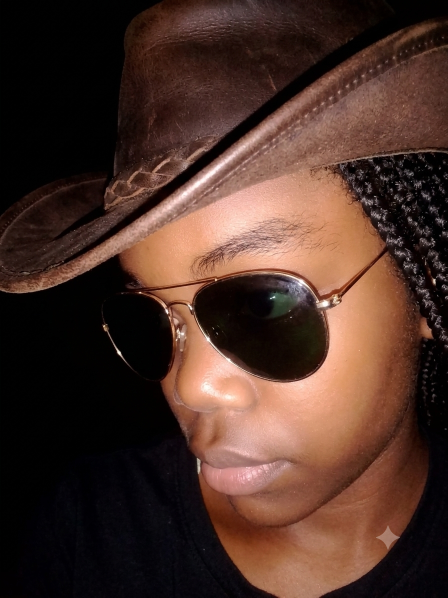
#> input picture assets/Suzana/1788291764533.png, 896 x 1195 px (shown at 1/2 size); its folder holds 4 pictures in this run
$ python build-suzana-assets.py
#> lines starting #> are read from the running program, lines starting #| are printed output that depends on the picture
#!/usr/bin/env python3
"""Gera miniaturas e o manifesto das fotos em assets/Suzana.

Requer Pillow e, para HEIC, pillow-heif:
    python3 -m pip install pillow pillow-heif
    python3 scripts/build-suzana-assets.py

- Todas as fotos ganham uma versão JPG web (1600px) em assets/Suzana/_web/.
- Todas ganham miniatura em assets/Suzana/_thumbs/.
- js/suzana-assets.js e assets/Suzana/manifest.json são reescritos.
"""

from __future__ import annotations

import json
from pathlib import Path

from PIL import Image, ImageOps

try:
    import pillow_heif

    pillow_heif.register_heif_opener()
#> (this line was passed over: pillow_heif is not available in this run)
except ImportError:
    pillow_heif = None

ROOT = Path(__file__).resolve().parent.parent
SRC = ROOT / "assets" / "Suzana"
THUMBS = SRC / "_thumbs"
WEB = SRC / "_web"
MANIFEST_JSON = SRC / "manifest.json"
MANIFEST_JS = ROOT / "js" / "suzana-assets.js"

IMAGE_EXTS = {".jpg", ".jpeg", ".png", ".webp", ".gif", ".avif", ".heic", ".heif"}
HEIC_EXTS = {".heic", ".heif"}
CREAM = (247, 241, 236)


def flatten(image: Image.Image) -> Image.Image:
    if image.mode in ("RGBA", "LA") or (
        image.mode == "P" and "transparency" in image.info
    ):
        rgba = image.convert("RGBA")
        canvas = Image.new("RGB", rgba.size, CREAM)
        canvas.paste(rgba, mask=rgba.getchannel("A"))
        return canvas
    return image.convert("RGB")


def build_one(source: Path) -> dict | None:
    name = source.name
    stem = source.stem
    suffix = source.suffix.lower()
    try:
        with Image.open(source) as opened:
#> opened is the input picture: PIL image 896x1195 RGB; mean R, G, B 75.9, 50, 40.7
            image = ImageOps.exif_transpose(opened)
            image.load()
            width, height = image.size
#> width = 896; height = 1195

            thumb = image.copy()
            thumb.thumbnail((400, 400), Image.Resampling.LANCZOS)
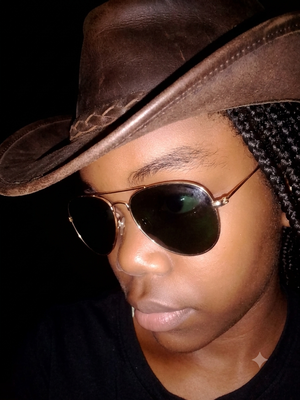
#> thumb: PIL image 300x400 RGB; mean R, G, B 75.8, 50, 40.7
            thumb = flatten(thumb)
            thumb_path = THUMBS / f"{stem}.jpg"
            thumb.save(thumb_path, "JPEG", quality=82, optimize=True)

            web = image.copy()
            web.thumbnail((1600, 1600), Image.Resampling.LANCZOS)
            web_path = WEB / f"{stem}.jpg"
            flatten(web).save(web_path, "JPEG", quality=82, optimize=True)
            src = web_path

        return {
            "name": name,
            "src": src.relative_to(ROOT).as_posix(),
            "thumb": thumb_path.relative_to(ROOT).as_posix(),
            "w": width,
            "h": height,
        }
    except Exception as error:  # noqa: BLE001 - relatar e seguir
        print(f"FALHOU {name}: {error}")
        return None


def main() -> None:
    if not SRC.is_dir():
        raise SystemExit(f"Pasta não encontrada: {SRC}")
    THUMBS.mkdir(parents=True, exist_ok=True)
    WEB.mkdir(parents=True, exist_ok=True)

    sources = sorted(
        (p for p in SRC.iterdir() if p.is_file() and p.suffix.lower() in IMAGE_EXTS),
        key=lambda p: p.name.lower(),
    )
    print(f"{len(sources)} fotos encontradas em {SRC}")

    entries: list[dict] = []
    for source in sources:
        if source.suffix.lower() in HEIC_EXTS and pillow_heif is None:
            print(f"FALHOU {source.name}: pillow-heif não instalado.")
            continue
        entry = build_one(source)
        if entry:
            entries.append(entry)
#> pass 2 of the loop in main, `for source in sources:`:
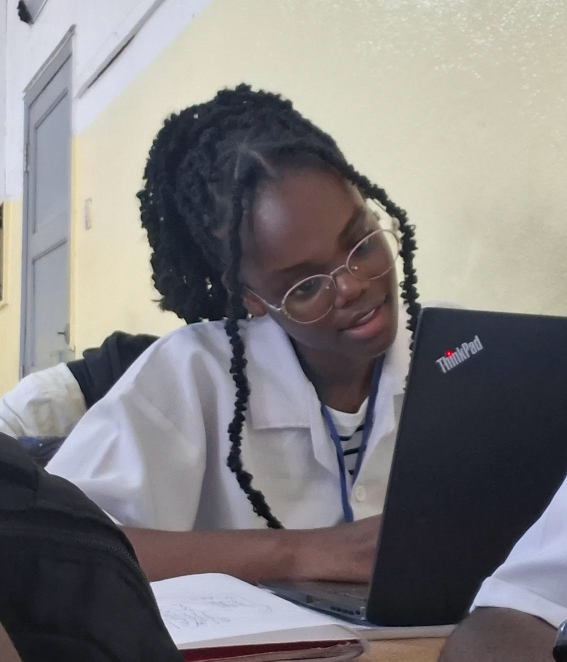
#> input picture assets/Suzana/20260306_162124.jpg, 1134 x 1323 px (shown at 1/2 size)
#> in build_one, opened is the input picture: PIL image 1134x1323 RGB; mean R, G, B 130.5, 127.4, 127.9
#> in build_one (call 2), `thumb.thumbnail((400, 400), Image.Resampling.LANCZOS)`:
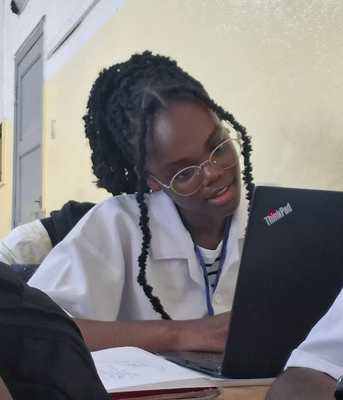
#> thumb: PIL image 343x400 RGB; mean R, G, B 130.4, 127.4, 127.9
#> pass 3 of the loop in main, `for source in sources:`:
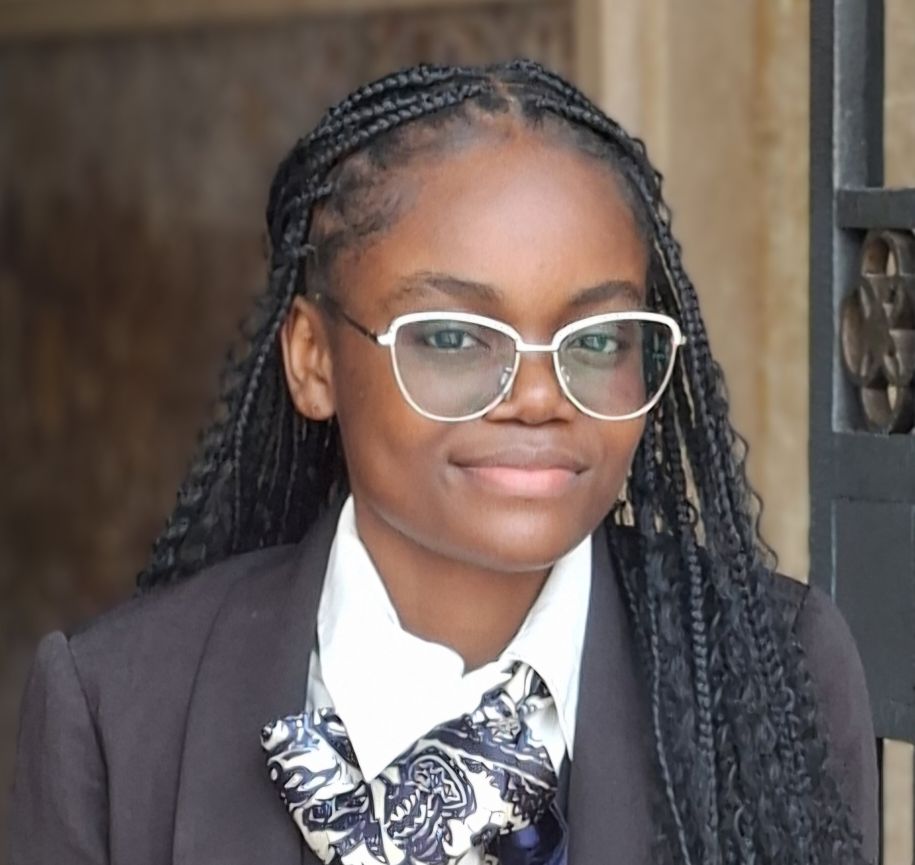
#> input picture assets/Suzana/20260725_123008(1).jpg, 3660 x 3460 px (shown at 1/4 size)
#> in build_one, opened is the input picture: PIL image 3660x3460 RGB; mean R, G, B 105.3, 93.7, 89.1
#> in build_one (call 3), `thumb.thumbnail((400, 400), Image.Resampling.LANCZOS)`:
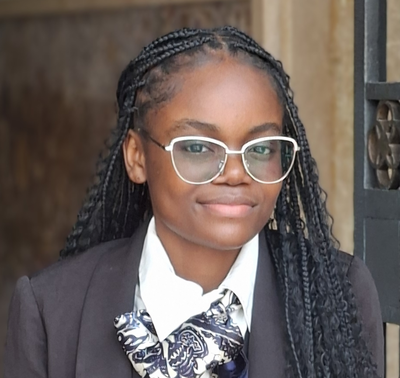
#> thumb: PIL image 400x378 RGB; mean R, G, B 105.3, 93.7, 89.1
#> the loop made 4 passes; the first 3 are shown

    entries.sort(key=lambda item: item["name"].lower())
    MANIFEST_JSON.write_text(
        json.dumps(entries, ensure_ascii=False, indent=2) + "\n", encoding="utf-8"
    )
    MANIFEST_JS.write_text(
        "/* Gerado por scripts/build-suzana-assets.py — não editar à mão. */\n"
        "window.SUZANA_ASSETS = "
        + json.dumps(entries, ensure_ascii=False, indent=2)
        + ";\n",
        encoding="utf-8",
    )

    heic = sum(1 for e in entries if e["name"].lower().endswith((".heic", ".heif")))
    print(f"{len(entries)} entradas no manifesto ({heic} HEIC convertidos).")
    print(f"Miniaturas: {THUMBS}")
    print(f"JPGs web:   {WEB}")
    print(f"Manifesto:  {MANIFEST_JS}")


if __name__ == "__main__":
    main()
